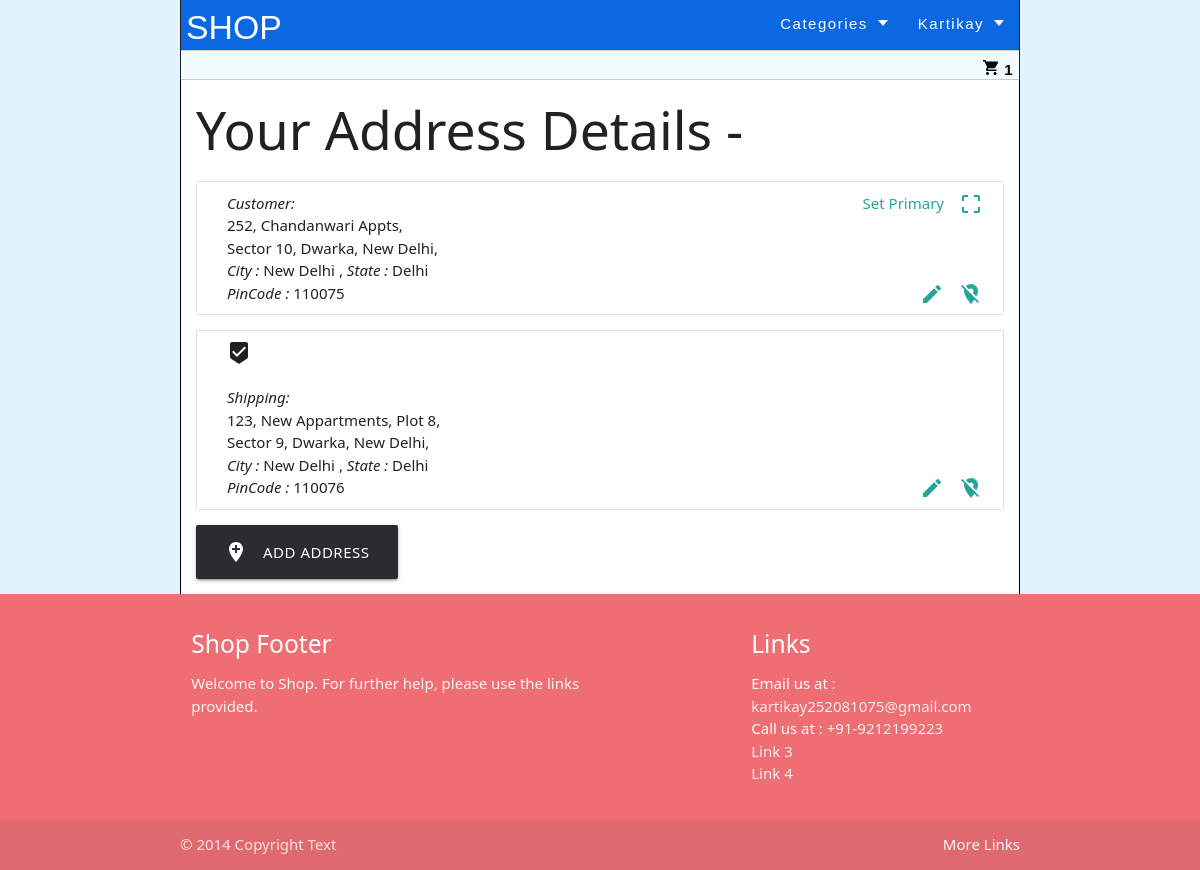
Screenshot of /user/addressDetailView (signed in) with the database file from the repository.
### User/models.py (models this page shows, shortened)
class User(AbstractUser):
    username = None
    fullname = models.CharField(max_length=200,blank=False,null=False, default='SuperUser')
    email = models.EmailField(_('email address'), unique=True, primary_key=True)
    phonenumber =  PhoneNumberField(null=False, blank=False, unique=True)
    USERNAME_FIELD = 'email'
    REQUIRED_FIELDS = ['fullname', "phonenumber"]
    objects = CustomUserManager()

class AddressDetail(models.Model):
    id = models.AutoField(primary_key=True)
    addType = models.ForeignKey(AddressTypes,on_delete=models.PROTECT)
    addressLine1 = models.CharField(max_length=200,blank=False,null=False)
    addressLine2 = models.CharField(max_length=200,blank=False,null=False)
    addressLine3 = models.CharField(max_length=200,blank=True,null=True)
    addressLine4 = models.CharField(max_length=200,blank=True,null=True)
    addressLine5 = models.CharField(max_length=200,blank=True,null=True)
    city = models.CharField(max_length=50,blank=False,null=False)
    state = models.CharField(max_length=50,blank=False,null=False)
    zipCode = models.PositiveIntegerField(max_length=6,blank=False,null=False)
    zip4 = models.PositiveIntegerField(max_length=4,blank=True,null=True)
    longitude = models.DecimalField(max_digits=9, decimal_places=6,blank=True,null=True)
    latitude = models.DecimalField(max_digits=9, decimal_places=6,blank=True,null=True)
    isPrimary = models.BooleanField(default=False)
    createDate = models.DateTimeField(auto_now_add=True)
    updateDate = models.DateTimeField(auto_now=True)

class AddressTypes(models.Model):
    id = models.AutoField(primary_key=True)
    addType = models.CharField(max_length=20,blank=False,null=False)
    createDate = models.DateTimeField(auto_now_add=True)
    updateDate = models.DateTimeField(auto_now=True)
    def __str__(self):
        return(self.addType)

### User/views.py (the view)
# urls.py: path('addressDetailView', views.addressDetailView, name="addressDetailView"),
@login_required(login_url='/login')
def addressDetailView(request):
    userDetail = UserDetails.objects.get(user=request.user)
    addressDetails = userDetail.addresses.all()
    return render(request, "User/addressView.html", context={"addresses":addressDetails,})

### Product/context_processors.py (called while the page is built)
def cartCountVariable(request):
    return {
        'cartCount': cartCount(request)
    }

def categoryDropdownMenu(request):
    return {
        'categoryDropdown': categoryDropdown(request)
    }

### Product/views.py (called while the page is built)
def cartCount(request):
    user = request.user
    cartCount = 0
    try:
        if user is not None:
            cart = Cart.objects.filter(user=user)
            for i in cart:
                cartCount += i.quantity
        return cartCount
    except:
        return cartCount

def categoryDropdown(request):
    categories = Category.objects.all()
    return categories

### User/templates/User/addressView.html
{% extends "User/layout.html" %}
{% block body %}
{% if user.is_authenticated %}
<h2> Your Address Details - </h2>
    {% for address in addresses %}
    <ul class="collection with-header">
        <li class="collection-item">
        <div>
        {% if address.isPrimary %}
        <i class="material-icons left">beenhere</i></a><br><br>
        {% else %}
        <a href="{% url 'setPrimaryAddress' address.id %}" class="secondary-content"><i class="material-icons right">crop_free</i>Set Primary</a>
        {% endif %}
        <i>{{ address.addType }}:</i><br>
        {{ address.addressLine1 }},<br>
        {{ address.addressLine2 }}, <br>
        <i>City :</i> {{ address.city }} ,<i> State : </i>{{ address.state }}<br>
        <i>PinCode :</i> <strong>{{ address.zipCode }}</strong>
        <a href="{% url 'deleteAddress' address.id %}" class="secondary-content"><i class="material-icons right">location_off</i></a>
        <a href="{% url 'updateAddress' address.id %}" class="secondary-content"><i class="material-icons right">mode_edit</i></a>
        </div>
        </li>
    </ul>
    {% empty %}
    No Saved Addresses!
    {% endfor %}
    <a href="{% url 'createAddress' %}" class="waves-effect waves-light btn-large" style="background-color: #2C2B30;"><i class="material-icons left">add_location</i>Add Address</a>
{% else %}
You are Not Logged In
<p>Please <a href="{% url 'login' %}">Login</a> in order to create a listing!<br>If not a user,<a href="{% url 'register' %}">Register</a> now!</p>
{% endif %}
{% endblock %}

### User/templates/User/navbar.html (shortened to what this page needs)
{% load static %}
{% block custom%}
  <link href="{% static 'css/dist/site.css' %}" rel="stylesheet">
{% endblock %}
<div class="header-containet">
  <div class="s-logo-strip">
    <div class="s-logo-ele"><a class="s-logo-name" href="{% url 'home' %}">SHOP</a></div>
    <div class="s-header-content">
      <ul class="s-button-main">
        <li>
          <div class="s-menu-text">
            <div class="s-txt">Categories</div>
            <div class="arrow-down-container">
              <div class="arrow-down"></div>
            </div>
          </div>
        </li>
      </ul>
      {% if user.is_authenticated %}
      <ul class="s-button-main">
        <li>
          <div class="s-menu-text">
            <div class="s-txt">{{ user.fullname }}</div>
            <div class="arrow-down-container">
              <div class="arrow-down"></div>
            </div>
          </div>
        </li>
      </ul>
      {% else %}
      <label class="s-button-main">
        <a class="s-butt" href="{% url 'login' %}">Log In</a>
      </label>
      {% endif %}
    </div>
  </div>
  {% if user.is_authenticated %}
  <div class="s-submenu-container">
    <div class="right-align">
      <label class="s-button-main">
        <a href="{% url 'cart' %}">
          <span>{{ cartCount }}</span>
        </a>
      </label>
    </div>
  </div>
  {% endif %}
</div>

### rows the page displays
User: fullname "Kartikay"
AddressDetail: isPrimary False (drawn), addType "Customer", addressLine1 "252, Chandanwari Appts", addressLine2 "Sector 10, Dwarka, New Delhi", city "New Delhi", state "Delhi", zipCode "110075"
AddressDetail: isPrimary True (drawn), addType "Shipping", addressLine1 "123, New Appartments, Plot 8", addressLine2 "Sector 9, Dwarka, New Delhi", city "New Delhi", state "Delhi", zipCode "110076"

### other values shown
{{ cartCount }} "1"
